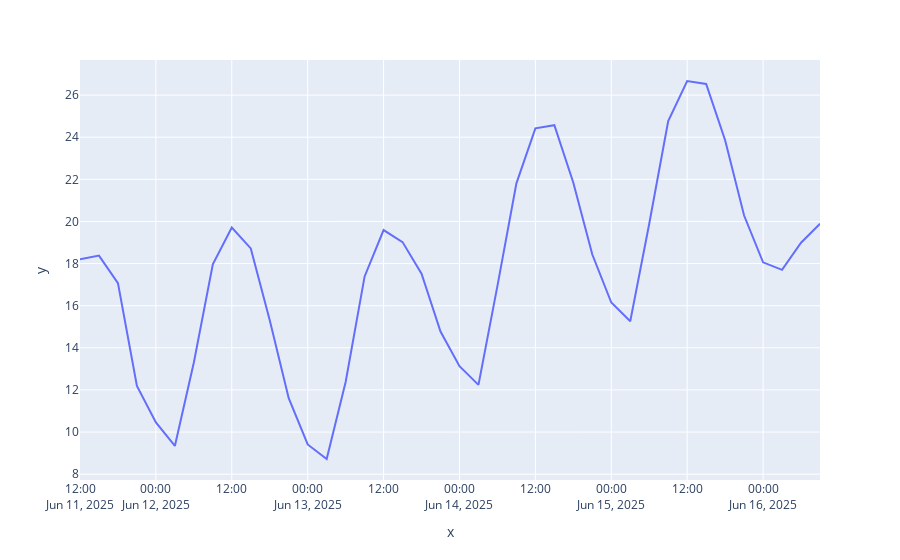

This figure's notebook cell:
### Code cell
import plotly.express as px
px.line(x=df.datetime, y=df.temperature)

### Figure 1 — Plotly figure (JSON) as saved in the notebook; plotly's stock layout.template omitted (floating-point values rounded to 4 significant figures)
{"data": [{"hovertemplate": "x=%{x}<br>y=%{y}<extra></extra>", "legendgroup": "", "line": {"color": "#636efa", "dash": "solid"}, "marker": {"symbol": "circle"}, "mode": "lines", "name": "", "orientation": "v", "showlegend": false, "type": "scatter", "x": ["2025-06-11T12:00:00", "2025-06-11T15:00:00", "2025-06-11T18:00:00", "2025-06-11T21:00:00", "2025-06-12T00:00:00", "2025-06-12T03:00:00", "2025-06-12T06:00:00", "2025-06-12T09:00:00", "2025-06-12T12:00:00", "2025-06-12T15:00:00", "2025-06-12T18:00:00", "2025-06-12T21:00:00", "2025-06-13T00:00:00", "2025-06-13T03:00:00", "2025-06-13T06:00:00", "2025-06-13T09:00:00", "2025-06-13T12:00:00", "2025-06-13T15:00:00", "2025-06-13T18:00:00", "2025-06-13T21:00:00", "2025-06-14T00:00:00", "2025-06-14T03:00:00", "2025-06-14T06:00:00", "2025-06-14T09:00:00", "2025-06-14T12:00:00", "2025-06-14T15:00:00", "2025-06-14T18:00:00", "2025-06-14T21:00:00", "2025-06-15T00:00:00", "2025-06-15T03:00:00", "2025-06-15T06:00:00", "2025-06-15T09:00:00", "2025-06-15T12:00:00", "2025-06-15T15:00:00", "2025-06-15T18:00:00", "2025-06-15T21:00:00", "2025-06-16T00:00:00", "2025-06-16T03:00:00", "2025-06-16T06:00:00", "2025-06-16T09:00:00"], "xaxis": "x", "y": [18.21, 18.38, 17.07, 12.19, 10.46, 9.34, 13.3, 17.97, 19.71, 18.72, 15.31, 11.61, 9.41, 8.72, 12.38, 17.39, 19.59, 19.02, 17.52, 14.77, 13.13, 12.24, 16.94, 21.81, 24.42, 24.57, 21.84, 18.43, 16.15, 15.26, 19.89, 24.77, 26.67, 26.53, 23.86, 20.28, 18.06, 17.7, 18.99, 19.89], "yaxis": "y"}], "layout": {"autosize": true, "legend": {"tracegroupgap": 0}, "margin": {"t": 60}, "xaxis": {"anchor": "y", "autorange": true, "domain": [0, 1], "range": ["2025-06-11 12:00", "2025-06-16 09:00"], "showspikes": false, "title": {"text": "x"}, "type": "date"}, "yaxis": {"anchor": "x", "autorange": true, "domain": [0, 1], "range": [7.723, 27.67], "showspikes": false, "title": {"text": "y"}, "type": "linear"}}}
